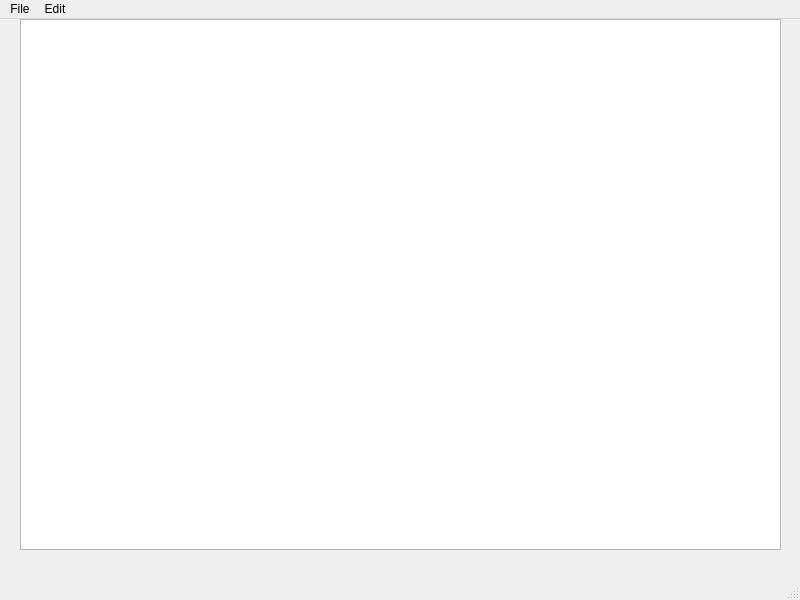
<?xml version="1.0" encoding="UTF-8"?>
<ui version="4.0">
 <class>MainWindow</class>
 <widget class="QMainWindow" name="MainWindow">
  <property name="geometry">
   <rect>
    <x>0</x>
    <y>0</y>
    <width>800</width>
    <height>600</height>
   </rect>
  </property>
  <property name="windowTitle">
   <string>MainWindow</string>
  </property>
  <widget class="QWidget" name="centralwidget">
   <widget class="QWidget" name="verticalLayoutWidget">
    <property name="geometry">
     <rect>
      <x>20</x>
      <y>0</y>
      <width>761</width>
      <height>531</height>
     </rect>
    </property>
    <layout class="QVBoxLayout" name="verticalLayout">
     <item>
      <widget class="QTextEdit" name="textEdit"/>
     </item>
    </layout>
   </widget>
  </widget>
  <widget class="QMenuBar" name="menubar">
   <property name="geometry">
    <rect>
     <x>0</x>
     <y>0</y>
     <width>800</width>
     <height>22</height>
    </rect>
   </property>
   <widget class="QMenu" name="menuFile">
    <property name="title">
     <string>File</string>
    </property>
    <addaction name="actionNew"/>
    <addaction name="actionOpen"/>
    <addaction name="actionSave_As"/>
    <addaction name="actionPrint"/>
    <addaction name="actionExit"/>
   </widget>
   <widget class="QMenu" name="menuEdit">
    <property name="title">
     <string>Edit</string>
    </property>
    <addaction name="actionCopy"/>
    <addaction name="actionPaste"/>
    <addaction name="actionCut"/>
    <addaction name="actionUndo"/>
    <addaction name="actionRedo"/>
   </widget>
   <addaction name="menuFile"/>
   <addaction name="menuEdit"/>
  </widget>
  <widget class="QStatusBar" name="statusbar"/>
  <action name="actionNew">
   <property name="icon">
    <iconset resource="Resources.qrc">
     <normaloff>:/imgs/New.bmp</normaloff>:/imgs/New.bmp</iconset>
   </property>
   <property name="text">
    <string>New</string>
   </property>
  </action>
  <action name="actionOpen">
   <property name="icon">
    <iconset resource="Resources.qrc">
     <normaloff>:/imgs/Open.bmp</normaloff>:/imgs/Open.bmp</iconset>
   </property>
   <property name="text">
    <string>Open</string>
   </property>
  </action>
  <action name="actionSave_As">
   <property name="icon">
    <iconset>
     <normalon>:/imgs/Save.bmp</normalon>
    </iconset>
   </property>
   <property name="text">
    <string>Save As</string>
   </property>
  </action>
  <action name="actionPrint">
   <property name="text">
    <string>Print</string>
   </property>
  </action>
  <action name="actionExit">
   <property name="text">
    <string>Exit</string>
   </property>
  </action>
  <action name="actionCopy">
   <property name="text">
    <string>Copy</string>
   </property>
  </action>
  <action name="actionPaste">
   <property name="text">
    <string>Paste</string>
   </property>
  </action>
  <action name="actionCut">
   <property name="text">
    <string>Cut</string>
   </property>
  </action>
  <action name="actionUndo">
   <property name="text">
    <string>Undo</string>
   </property>
  </action>
  <action name="actionRedo">
   <property name="text">
    <string>Redo</string>
   </property>
  </action>
 </widget>
 <resources>
  <include location="Resources.qrc"/>
 </resources>
 <connections/>
</ui>
